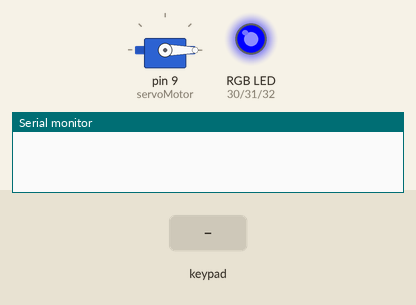
A sketch run on a simulated Arduino Mega 2560, built with avr-gcc and run on an emulated ATmega2560. Shown: servo, an RGB LED mixed from three pins (HIGH = lit), the last lines printed to the serial monitor. The inputs (shaded band) are chosen by the test bench.

Above: at 1.2 s.
1.3 s: keypad keys 2 5 1 2 8 7 * pressed 0.4 s apart
At 4.3 s:
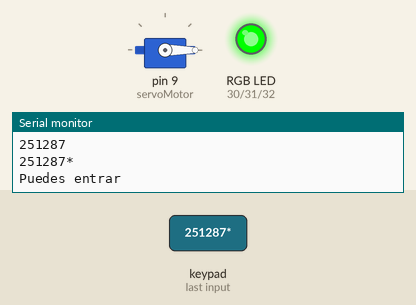
7.1 s: key '#' pressed
At 8.2 s:
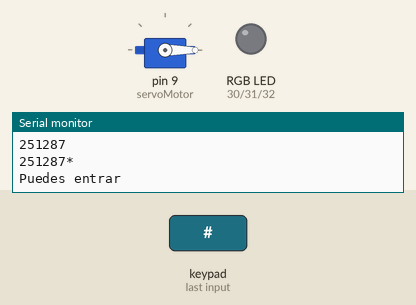
10.1 s: keypad keys 1 3 9 7 2 2 2 pressed 0.4 s apart
At 13.5 s:
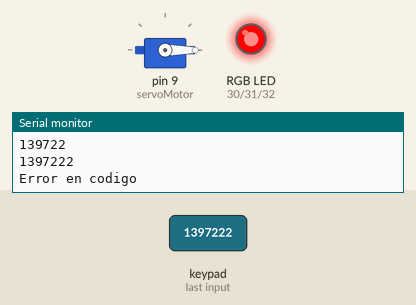
Timing chart, 0 to 22.0 s (numbered marks = the images above; inputs shaded):
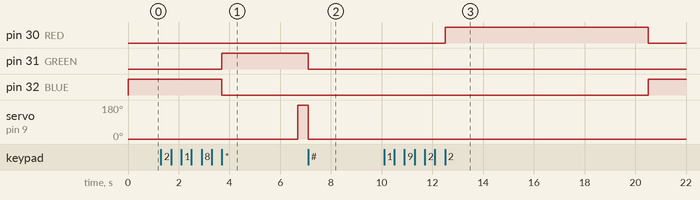

Measured:
- after the input at 1.3 s, pin 31 (GREEN): LOW → HIGH after 2.4 s; pin 32 (BLUE): HIGH → LOW after 2.4 s; servo on pin 9 (servoMotor): 0° → 180° after 5.4 s
- after the input at 7.1 s, pin 31 (GREEN): HIGH → LOW at once; servo on pin 9 (servoMotor): 180° → 0° at once
- after the input at 10.1 s, pin 30 (RED): LOW → HIGH after 2.4 s, → LOW 8.0 s later; pin 32 (BLUE): LOW → HIGH after 10.4 s instead of 1.6 s

The sketch:

servomotor_RGB_KeyPad.ino
```cpp
#include <Servo.h>
//#include <Key.h>
#include <Keypad.h>

const byte Filas = 4;          //KeyPad de 4 filas
const byte Cols = 3;           //y 3 columnas

byte Pins_Filas[] = {8, 7, 6, 5};     //Pines Arduino para las filas.
byte Pins_Cols[] = { 4, 3, 2};     // Pines Arduino para las columnas.

char Teclas [ Filas ][ Cols ] =
{
  {'1', '2', '3'},
  {'4', '5', '6'},
  {'7', '8', '9'},
  {'*', '0', '#'}
};

Keypad Teclado1 = Keypad(makeKeymap(Teclas), Pins_Filas, Pins_Cols, Filas, Cols);


String contrasenaFija = "251287*";
String passw1 = "";

float inicio = 0, fin = 0;
# define RED 30
# define GREEN 31
# define BLUE 32
Servo servoMotor; // Definicion variable SERVOMOTOR

void setup()
{
  Serial.begin(9600);
  pinMode(RED, OUTPUT);
  pinMode(GREEN, OUTPUT);
  pinMode(BLUE, OUTPUT);
  servoMotor.attach(9); // Servomotor trabaja con el PIN 9 *ANALOGO*
  servoMotor.write(0); // Siempre comienza en 0;
  digitalWrite(BLUE, HIGH);

}

void loop()
{
  char pulsacion = Teclado1.getKey() ;

  if ( pulsacion)
  {
    passw1 = passw1 + pulsacion;
    Serial.println(passw1);      // se ha pulsado ninguna tecla
    inicio = millis();
  }

  if (passw1.length() < 7)
  {
    fin = millis();
    if ((fin - inicio) >= 8000)
    {
      passw1 = "";
      Serial.println("");
      digitalWrite(BLUE, HIGH);
    }
  }
  else {
    if (passw1 == contrasenaFija )
    {
      Serial.println("Puedes entrar");
      digitalWrite(GREEN, HIGH);
      digitalWrite(BLUE, LOW);
      delay(3000);
      servoMotor.write(180);

                // adicion Carlos Montoya
                // se incluyò una nueva lectura del keypad para que la puerta se cierre no por tiempo (8 seg) porque puede ser
                // que no haya pasado aùn el carro o persona, sino por oprimir la tecla # en el keypad

      //      delay(8000);

      char closedoor = '*';

      while (closedoor != '#')
      {
        closedoor = Teclado1.getKey() ;
      }

                // aquì termina la adiciòn del cerrado de la puerta al oprimir # en el keypad

      digitalWrite(GREEN, LOW);
      servoMotor.write(0);
      passw1 = "";
      return true;
    }

    else
    {
      Serial.println("Error en codigo");
      digitalWrite(RED, HIGH);
      digitalWrite(BLUE, LOW);
      delay(8000);
      digitalWrite(RED, LOW);
      passw1 = "";
      return false;
    }
  }
}
```
